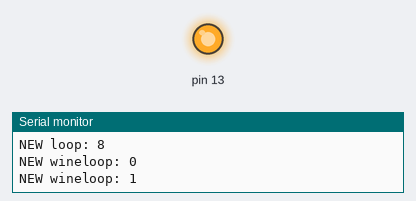
Bench run of a sketch on a simulated Arduino Uno, built with avr-gcc and run on an emulated ATmega328P. On the bench: output pins drawn as LEDs (lit = HIGH), the last lines printed to the serial monitor.

Above: at 0.1 s.
At 0.7 s:
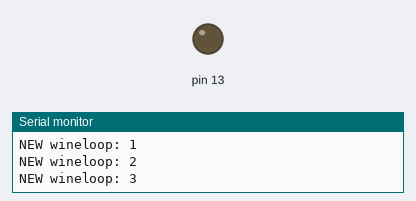
Timing chart, 0 to 2.2 s (numbered marks = the images above):
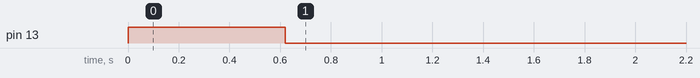

The sketch:

MixinsArduino3.ino
```cpp
/*
 Stepper Motor Control - one revolution

 This program drives a unipolar or bipolar stepper motor.
 The motor is attached to digital pins 8 - 11 of the Arduino.

 The motor should revolve one revolution in one direction, then
 one revolution in the other direction.


 Created 11 Mar. 2007
 Modified 30 Nov. 2009
 by Tom Igoe

 */

#include <Stepper.h>
//typedef int bool;
//#define true 1
//#define false 0

const int stepsPerRevolution = 200;  // change this to fit the number of steps per revolution
// for your motor

// initialize the stepper library on pins 8 through 11:
Stepper myStepper(stepsPerRevolution, 8,9,10,11);
const int bottle_1 = 1;
const int bottle_2 = 2;
const int bottle_3 = 3;
const int bottle_4 = 4;
const int bottle_5 = 5;
const int bottle_6 = 6;
int i=0;
int order[] = {
  1,4,5,3,2};
int orderSize = sizeof(order)/sizeof(order[6]);
//int stepMultiplier = 0;
int lastIngredient = 0;
//int looper = 0;
boolean backstep = false;
void setup() {
  // set the speed at 60 rpm:
  myStepper.setSpeed(150);
  // initialize the serial port:
  Serial.begin(9600);
  pinMode(13,OUTPUT);
}

void loop() {
  // step one revolution  in one direction:
  //Serial.println("clockwise");

  for(i;i<orderSize;i++)
  {
    digitalWrite(13,HIGH);
    if(order[i] == bottle_1) //ingredient 1
    {
      if(lastIngredient == 0)
      {
         //stepMultiplier = stepsPerRevolution;
         //looper = 1;
         backstep = false;
      }

      else
      {
        if(lastIngredient > bottle_1) //backward rotation
        {
          //rotateComputation(backstep,bottle_1);
          backstep = true;
        }
        else //forward rotation
        {
          //rotateComputation(backstep,bottle_1);
          backstep = false;
        }

      }
       lastIngredient = order[i];
    }

    else if(order[i] == bottle_2)//ingredient 2
    {
      if(lastIngredient == 0)
      {
        //stepMultiplier = 2*stepsPerRevolution;
        //looper = 2;
        backstep = false;
      }
      else
      {
        if(lastIngredient > bottle_2) //backward rotation
        {
           //rotateComputation(backstep,bottle_2);
           backstep = true;
        }

        else //forward rotation
        {
          //rotateComputation(backstep,bottle_2);
          backstep = false;
        }

      }
      lastIngredient = order[i];
    }

    else if(order[i] == bottle_3)//ingredient 3
    {
      if(lastIngredient == 0)
      {
        //looper = 3;
        //stepMultiplier =3*stepsPerRevolution;
        backstep = false;
      }
      else
      {
        if(lastIngredient > bottle_3) //backward rotation
        {
           //rotateComputation(backstep,bottle_3);
           backstep = true;
        }

        else //forward rotation
        {
          //rotateComputation(backstep,bottle_3);
          backstep = false;
        }
      }
      lastIngredient = order[i];
    }

    else if(order[i] == bottle_4)
    {
      if(lastIngredient == 0)
      {
        //looper = 4;
        //stepMultiplier = 4*stepsPerRevolution;
        backstep = false;
      }
      else
      {
        if(lastIngredient > bottle_4) //backward rotation
        {
           //rotateComputation(backstep,bottle_4);
           backstep = true;
        }

        else //forward rotation
        {
          //rotateComputation(backstep,bottle_4);
          backstep = false;
        }
      }
      lastIngredient = order[i];
    }

    else if(order[i] == bottle_5)
    {
      if(lastIngredient == 0)
      {
       //looper = 5;
       //stepMultiplier = 5*stepsPerRevolution;
       backstep = false;
      }
      else
      {
        if(lastIngredient > bottle_5) //backward rotation
        {
           //rotateComputation(backstep,bottle_5);
           backstep = true;
        }

        else //forward rotation
        {
          //rotateComputation(backstep,bottle_5);
          backstep = false;
        }
      }
      lastIngredient = order[i];
    }

    else if(order[i] == bottle_6)
    {
      if(lastIngredient == 0)
      {
       //looper = 6;
       //stepMultiplier = 6*stepsPerRevolution;
       backstep = false;
      }
      else
      {
        if(lastIngredient > bottle_6) //backward rotation
        {
           //rotateComputation(backstep,bottle_6);
           backstep = true;
        }

        else //forward rotation
        {
          //rotateComputation(backstep,bottle_6);
          backstep = false;
        }
      }
      lastIngredient = order[i];
    }
    int count = 0,wineloop = 0,x = rotateComputation(backstep,order[i]);
    Serial.print("NEW loop: ");
    Serial.println(x*2);
    Serial.println();

    while(count < 2 && wineloop < x*2)
    {
      /*if(backstep == true)
      {
        myStepper.step(-(490/2));
      }
      else
      {
        if(order[i] == 1)
          myStepper.step((490/2)/2);
        else
          myStepper.step(490/2);
      }*/

      count++;
      if(count == 2)
      {
        count = 0;

        Serial.print("NEW wineloop: ");
        Serial.println(wineloop);
        Serial.println();
         wineloop++;
      }
    }
      delay(15);
    //End of For Loop
  }
  lastIngredient = 0;
  digitalWrite(13,LOW);
  //End of main

}

int rotateComputation(boolean bstep,int bottle)
{
  int looper = 0;
  int stepMultiplier = stepsPerRevolution * bottle;

  if(bstep == true)
    looper = (stepsPerRevolution * (lastIngredient - bottle));
  else
    looper = (stepsPerRevolution * (bottle - lastIngredient));

  looper = stepMultiplier / stepsPerRevolution;

  if(looper < 0)
      looper = looper * (-1);

  return looper;
}
```

Measured:
- by itself, pin 13: LOW → HIGH at 0.00 s, → LOW 0.62 s later
